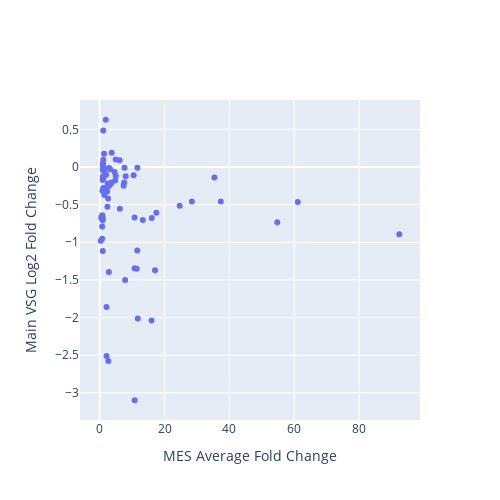

Notebook cell for this chart:
### Code cell
from plotly.subplots import make_subplots
import plotly.graph_objects as go
import plotly.io as pio

fig = make_subplots(
    rows=1,
    cols=1,
    #subplot_titles=["MES vs Main VSG"],
)

scatter = go.Scatter(
    x=merge['MES'],
    y=merge['main_vsg'],
    mode='markers',
    text=list(merge.index.values),
    hoverinfo='text',
    name='scatter',
    showlegend=False,
    # hovertemplate='%{text}'
)
fig.add_trace(scatter, row=1, col=1)

fig.update_layout(
    width=500,
    height=500,
    showlegend=False,
    hovermode='closest',
    xaxis_title="MES Average Fold Change",
    yaxis_title="Main VSG Log2 Fold Change",
)

# Save as an exportable HTML file
pio.write_html(
    fig,
    file="vsgs_web_server/scatter_plots/MES_vs_main_vsg.html",   # change path/name if you like
    include_plotlyjs="cdn",
    full_html=True,
    auto_open=False,
)
fig

### Figure 1 — Plotly figure (JSON) as saved in the notebook; plotly's stock layout.template omitted (floating-point values rounded to 4 significant figures)
{"data": [{"hoverinfo": "text", "mode": "markers", "name": "scatter", "showlegend": false, "text": ["BDF2_1_KO48", "BDF3_1_KO24", "BET151_1_Drug12h", "BET151_1_Drug24h", "BET151_1_Drug3h", "BET151_1_Drug48h", "BET151_1_Drug6h", "BET151_1_Drug72h", "CAF1b_1_RNAi24", "CFB2_1_RNAi9", "DFO_1_DFO", "DFO_1_DFOFe", "DFO_1_Fe", "DRBD18_1_RNAi12", "H1_1_RNAi96", "H3H4_1_KOH3", "H3H4_1_KOH3J", "H3H4_1_KOH4", "H3H4_1_KOH4J", "H3H4_1_KOJ2", "H3H4_2_KO48", "H3H4_3_KO48", "H3_1_KOH3", "H3_1_KOH3J", "H3_1_KOJ", "IPMK_1_RNAi36", "IPMK_2_RNAi36", "MCMBP_1_KO24", "MCMBP_1_KO48", "PIP5Pase_1_KO", "PIP5Pase_2_D360A_N362A", "PNUTS_1_RNAi48", "RBP10_1_RNAi24", "RBP10_2_RNAi24", "RBP10_3_RNAi24", "RBP33_1_RNAi48", "RBP42_1_KO24", "RBP42_1_KO48", "RBP42_1_KO72", "RNaseH1_1_KO", "RNaseH2A_1_RNAi24", "RNaseH2A_2_RNAi36", "SET27_1_KO", "SET27_1_sKO", "SNF2PH_1_RNAi48", "TFR_1_RNAi24", "TbATR_1_RNAi24", "TbATR_2_RNAi36", "TbESB1_1_RNAi24", "TbESB1_2_KO48", "TbESB1_3_OE24", "TbHAT_1_RNAi48HAT1", "TbHAT_1_RNAi48HAT2", "TbPP1one_1_RNAi24", "TbPP1seven_1_RNAi24", "TbRAP1_1_2SD", "TbRAP1_1_5A", "TbRAP1_1_KO", "TbRAP1_2_dMyb", "TbSAP_1_RNAi72", "VEX1_1_Oe72", "VEX1_2_RNAi72", "VEX1_4_RNAi24", "VEX1_5_RNAi48", "VEX1_6_RNAi72", "VEX1and2_1_RNAi24", "VEX1and2_1_RNAi48", "VEX2_1_RNAi24", "VEX2_1_RNAi48", "ZC3H28_1_RNAi10", "ZC3H28_1_RNAi14", "ZC3H28_1_RNAi16", "ZC3H28_1_RNAi24", "ZC3H40_1_RNAi72", "ZC3H5_2_RNAi12", "ZC3H5_3_RNAi12", "ZC3H5_4_RNAi12", "ZC3H5_5_RNAi12"], "type": "scatter", "x": [1.429, 6.232, 0.9679, 0.9209, 1.094, 2.66, 1.112, 10.79, 37.36, 2.828, 1.058, 0.9462, 0.979, 0.8353, 2.376, 2.289, 4.952, 0.523, 0.784, 0.3256, 10.76, 15.98, 4.589, 6.133, 1.061, 1.095, 0.8934, 4.769, 13.29, 24.67, 11.41, 10.48, 0.8867, 0.9267, 0.6424, 11.59, 1.321, 1.245, 2.474, 1.07, 2.591, 7.851, 3.699, 1.985, 2.854, 1.423, 3.462, 16.06, 2.084, 2.109, 7.368, 2.875, 3.585, 35.38, 0.5807, 17.07, 11.73, 28.42, 54.78, 11.63, 7.551, 4.931, 3.267, 8.027, 7.644, 61.1, 92.42, 17.47, 10.75, 0.9833, 0.7509, 0.7501, 0.9364, 2.296, 1.132, 1.158, 1.875, 0.9314], "xaxis": "x", "y": [-0.3716, -0.5553, -0.02755, -0.7094, 0.4828, -2.576, 0.09418, -3.099, -0.4579, -1.394, 0.03405, -0.04079, 0.05408, -0.3174, -0.5289, -0.327, -0.1196, -0.6821, -0.6398, -0.9816, -1.346, -2.039, -0.067, 0.09047, 0.008439, -0.2811, -0.1735, -0.1815, -0.7051, -0.5163, -1.351, -0.11, -0.671, -0.688, -0.6605, -1.109, 0.1769, -0.01795, -0.2204, -0.1427, -0.4175, -1.501, 0.1891, -0.1021, -0.01494, -0.06309, -0.2232, -0.6769, -1.861, -2.511, -0.2487, -0.2521, -0.2073, -0.1403, -0.6599, -1.372, -2.013, -0.4586, -0.7359, -0.009743, -0.2078, 0.09933, -0.02921, -0.1232, -0.01123, -0.464, -0.8925, -0.6084, -0.67, -0.1568, -0.9521, -0.7902, -1.116, -0.2616, -0.1433, -0.0367, 0.6272, -0.1306], "yaxis": "y"}], "layout": {"height": 500, "hovermode": "closest", "showlegend": false, "width": 500, "xaxis": {"anchor": "y", "domain": [0, 1], "title": {"text": "MES Average Fold Change"}}, "yaxis": {"anchor": "x", "domain": [0, 1], "title": {"text": "Main VSG Log2 Fold Change"}}}}
